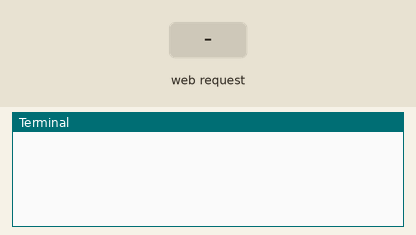
Simulated run of this program. Board: Raspberry Pi (BCM pin numbers). Shown: the last lines printed to the terminal. The inputs (shaded band) are chosen by the test bench. The camera gives no picture and a still takes 0.5 s; the clock reads 2024-03-15 10:24:30 at power-on unless the program sets it.

Above: at 1.2 s.
1.3 s: HTTP request for / received
At 2.2 s:
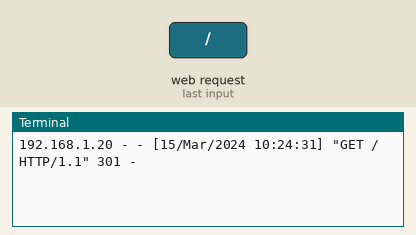
2.8 s: HTTP request for /index.html received
At 3.4 s:
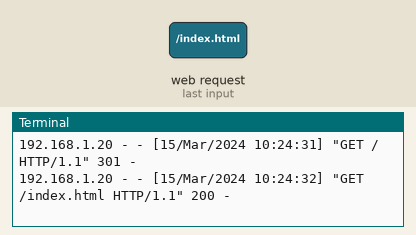

The program:

cameraRunner.py
```python
# Web streaming
# Based on http://picamera.readthedocs.io/en/latest/recipes2.html#web-streaming

import io
import picamera
import logging
import socketserver
from threading import Condition
from http import server


class StreamingOutput(object):
    def __init__(self):
        self.frame = None
        self.buffer = io.BytesIO()
        self.condition = Condition()

    def write(self, buf):
        if buf.startswith(b'\xff\xd8'):
            # New frame, copy the existing buffer's content and notify all
            # clients it's available
            self.buffer.truncate()
            with self.condition:
                self.frame = self.buffer.getvalue()
                self.condition.notify_all()
            self.buffer.seek(0)
        return self.buffer.write(buf)


class StreamingHandler(server.BaseHTTPRequestHandler):
    def do_GET(self):
        if self.path == '/':
            self.send_response(301)
            self.send_header('Location', '/index.html')
            self.end_headers()
        elif self.path == '/index.html':
            self.send_response(200)
            self.send_header('Age', 0)
            self.send_header('Cache-Control', 'no-cache, private')
            self.send_header('Pragma', 'no-cache')
            self.send_header('Content-Type',
                             'multipart/x-mixed-replace; boundary=FRAME')
            self.end_headers()
            try:
                while True:
                    with output.condition:
                        output.condition.wait()
                        frame = output.frame
                    self.wfile.write(b'--FRAME\r\n')
                    self.send_header('Content-Type', 'image/jpeg')
                    self.send_header('Content-Length', len(frame))
                    self.end_headers()
                    self.wfile.write(frame)
                    self.wfile.write(b'\r\n')
            except Exception as e:
                logging.warning(
                    'Removed streaming client %s: %s',
                    self.client_address, str(e))
        else:
            self.send_error(404)
            self.end_headers()


class StreamingServer(socketserver.ThreadingMixIn, server.HTTPServer):
    allow_reuse_address = True
    daemon_threads = True


with picamera.PiCamera(resolution='480x360', framerate=30) as camera:
    output = StreamingOutput()
    # Uncomment the next line to change your Pi's Camera rotation (in degrees)
    camera.rotation = 180
    camera.start_recording(output, format='mjpeg')
    try:
        address = ('', 8000)
        server = StreamingServer(address, StreamingHandler)
        server.serve_forever()
    finally:
        camera.stop_recording()
```

Measured:
- after the input at 1.3 s, the terminal: prints a new line at once (image 1)
- after the input at 2.8 s, the terminal: prints a new line at once (image 2)
